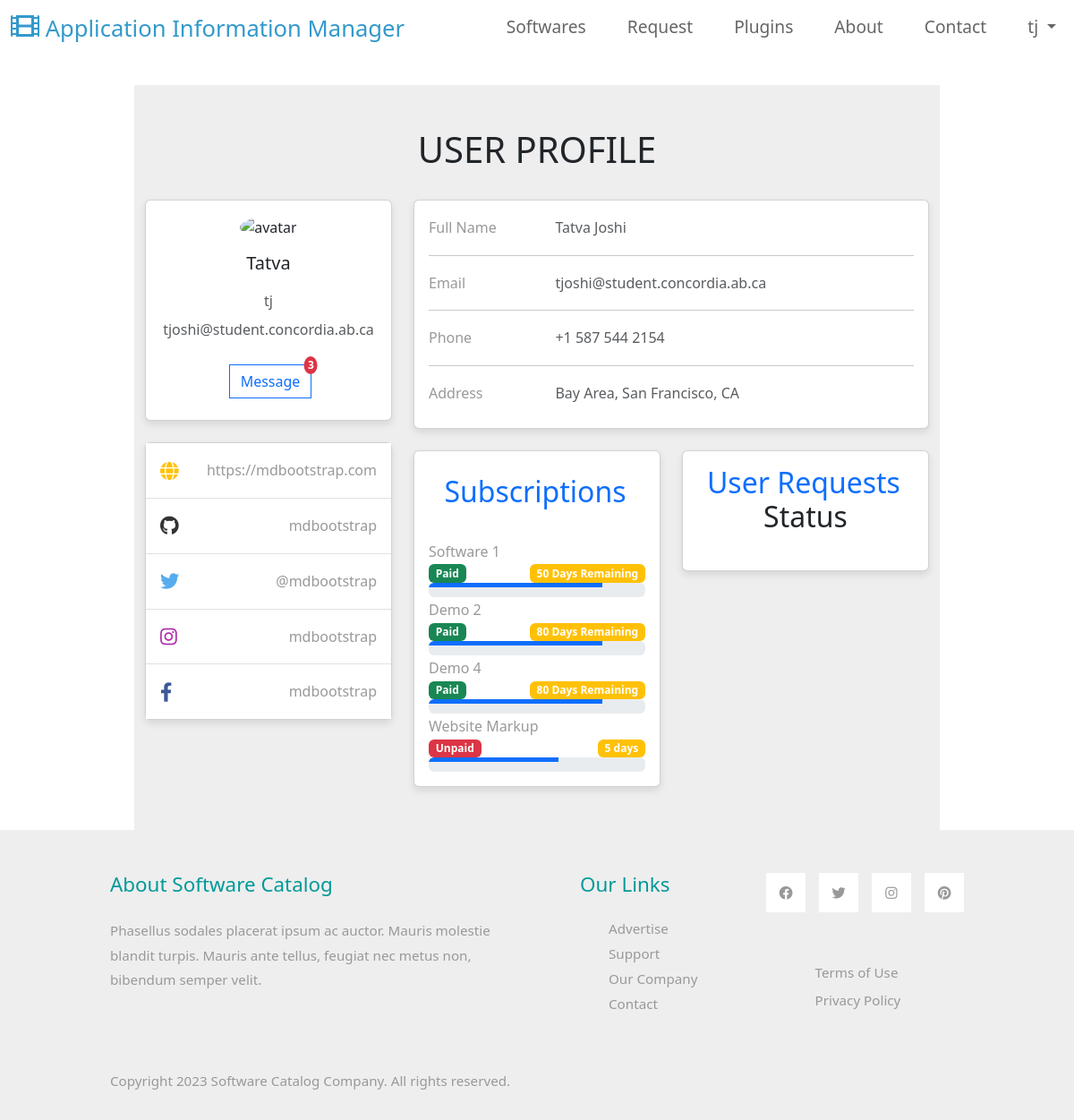
The page /catalog/profile/ (signed in) on the database as committed earlier.
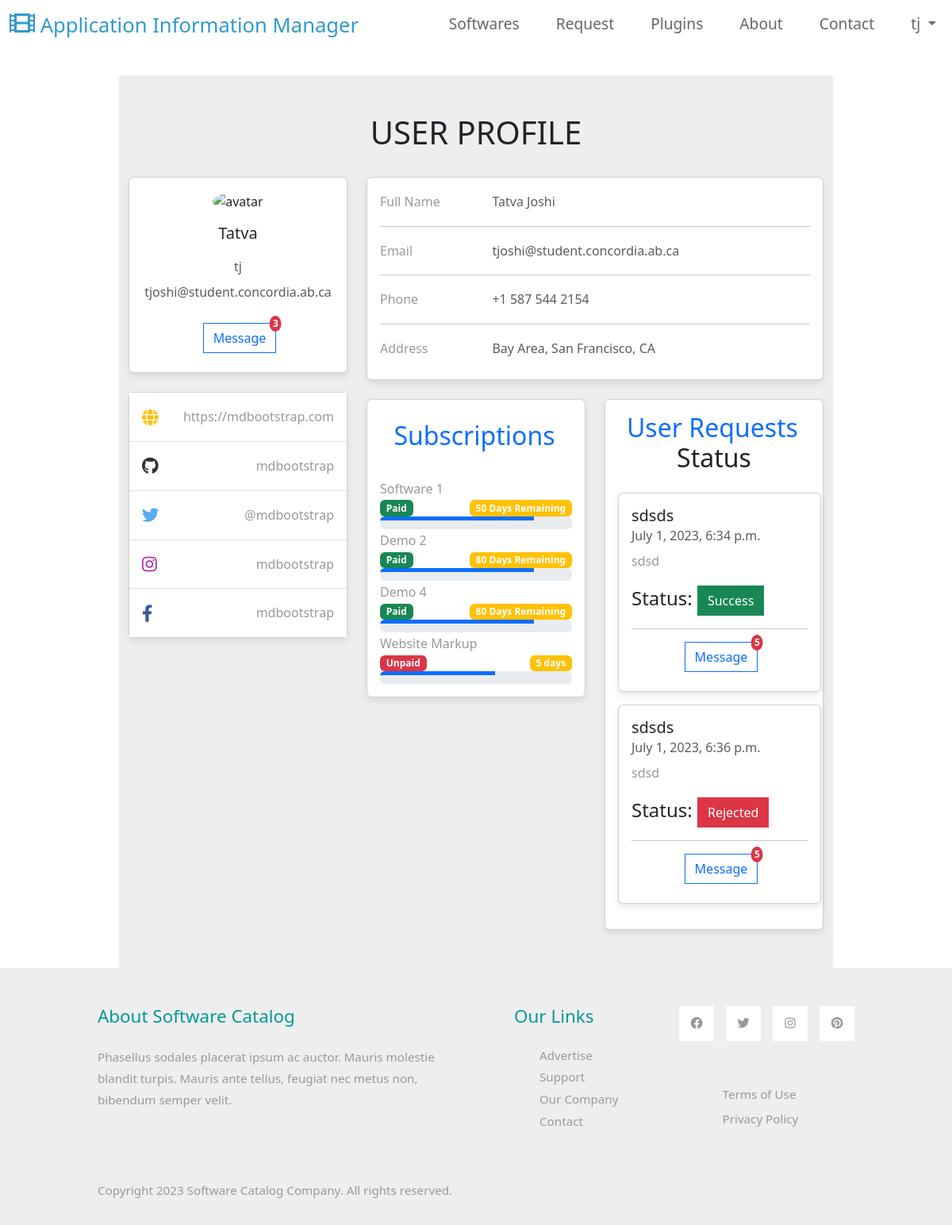
The same page on the database as committed later.
### catalapp/models.py (models this page shows, shortened)
class Payment(models.Model):
    user = models.ForeignKey(User, on_delete=models.CASCADE)
    software = models.ForeignKey(Software, on_delete=models.CASCADE)
    subscription = models.ForeignKey(Subscription, on_delete=models.CASCADE)
    amount = models.PositiveIntegerField()
    payment_date = models.DateTimeField(auto_now_add=True)
    is_successful = models.BooleanField(default=False)
    remaining_days=models.PositiveIntegerField(default=0)

class Software(models.Model):
    name = models.CharField(max_length=255)
    images = models.ImageField(upload_to="software_images/")
    time_created = models.DateTimeField(auto_now_add=True)
    views = models.ManyToManyField(User, related_name="viewed_software", blank=True)
    information = models.TextField()
    features = models.TextField()
    version = models.CharField(max_length=50)
    supported_systems = models.CharField(max_length=255)
    license = models.CharField(max_length=100)
    subscription = models.ManyToManyField(Subscription, default=4)
    tags = models.ManyToManyField("Tag")
    reviews = models.ManyToManyField("Review")
    price = models.PositiveIntegerField(default=100)
    release_date = models.DateField(default='2023-02-02')
    developer = models.CharField(max_length=255,default="")
    download_link = models.URLField(default="")
    is_featured = models.BooleanField(default=False)
    is_popular = models.BooleanField(default=False)
    is_new_release = models.BooleanField(default=False)
    demo_available = models.BooleanField(default=False)
    documentation_link = models.URLField(default="")
    video_link = models.URLField(default="")

class UserRequest(models.Model):
    user = models.ForeignKey(User, on_delete=models.CASCADE)
    software_name = models.CharField(max_length=255)
    description = models.TextField()
    additional_info = models.TextField(blank=True)
    screenshot = models.ImageField(upload_to="user_request_screenshots/", blank=True)
    created_at = models.DateTimeField(auto_now_add=True)
    is_approved = models.BooleanField(default=False)
    is_under_review = models.BooleanField(default=True)
    is_rejected=models.BooleanField(default=False)
    technologies = models.ManyToManyField("Technology")
    industry_specific = models.ManyToManyField("Industry")
    techstacks = models.ManyToManyField("TechStackList")
    desired_features = models.TextField(blank=True)

### catalapp/views.py (the view)
# urls.py: path("profile/", views.profile_view, name="profile"),#??
@login_required
def profile_view(request):
    user = request.user
    payments = Payment.objects.filter(user=user).prefetch_related(
        Prefetch('software', queryset=Software.objects.all()),
        Prefetch('subscription', queryset=Subscription.objects.all())
    )
    purchased_date = payments[0].payment_date
    for payment in payments:
        purchased_date = payment.payment_date
        subscription = payment.subscription
        free_subscription_duration_str = subscription.duration[:2]
        if free_subscription_duration_str.isdigit():
            free_subscription_duration = int(free_subscription_duration_str)
            remaining_days = free_subscription_duration - (datetime.now(timezone.utc) - purchased_date).days
            payment.remaining_days=remaining_days
            payment.save()
        else:
            remaining_days = None  # Invalid subscri
    user_requests = UserRequest.objects.all()
    return render(request, "profile.html", {"user": user,'payments': payments,'user_requests': user_requests})

### catalapp/templates/profile.html (shortened to what the changed rows need)
{% extends 'base.html' %}
{% block content %}
<section>
    <div class="container py-5">
        <div class="row">
            <div class="col">
                <center>
                    <h1>USER PROFILE</h1>
                </center>
            </div>
        </div>
        <br>
        <div class="row">
            <div class="col-lg-8">
                <div class="row">
                    <div class="col-md-6">
                        <div class="card mb-4 mb-md-0">
                            <div class="card-body project-status">
                                <center>
                                    <h2>
                                        <p class="mb-4"><span class="text-primary font-italic me-1">Subscriptions</span>
                                        </p>
                                    </h2>
                                </center>
                                {% for payment in payments %}
                                <div class="subscription-item">
                                    <p class="subscription-name">{{ payment.software.name}}</p>
                                    <div class="d-flex justify-content-between align-items-center">
                                        {% if payment.is_successful %}
                                        <span class="subscription-status badge bg-success">Paid</span>
                                        <span class="subscription-remaining badge bg-warning">{{payment.remaining_days}}
                                            Days Remaining</span>
                                        {% endif %}
                                    </div>
                                    <div class="progress rounded">
                                        <div class="progress-bar" role="progressbar" style="width: 80%"
                                            aria-valuenow="80" aria-valuemin="0" aria-valuemax="100"></div>
                                    </div>
                                </div>
                                {% endfor %}
                            </div>
                        </div>
                    </div>
                    <div class="col-md-6">
                        <div class="card mb-4 mb-md-0">
                            <div class="card-body">
                                <center>
                                    <h2 class="mb-4"><span class="text-primary font-italic me-1">User Requests</span>
                                        Status
                                    </h2>
                                </center>
                                {% for user_request in user_requests %}
                                <div class="card" style="width: 16rem;">
                                    <div class="card-body">
                                        <h5 class="card-title">{{ user_request.software_name }}</h5>
                                        <h6 class="card-subtitle mb-2 text-muted">{{ user_request.created_at }}</h6>
                                        <p class="card-text">{{ user_request.description }}</p>
                                        {% if user_request.is_approved %}
                                        <h4 class="card-text">Status: <button type="button"
                                                class="btn btn-success">Success</button></h4>
                                        {% elif user_request.is_rejected %}
                                        <h4 class="card-text">Status: <button type="button"
                                                class="btn btn-danger">Rejected</button>
                                        </h4>
                                        {% else %}
                                        <h4 class="card-text">Status: <button type="button"
                                                class="btn btn-outline-success">Pending</button></h4>
                                        {% endif %}
                                        <hr>
                                        <div class="d-flex justify-content-center mb-2">
                                            <button type="button"
                                                class="btn btn-outline-primary ms-1 position-relative">
                                                Message
                                                <span
                                                    class="badge bg-danger position-absolute top-0 start-100 translate-middle p-1 rounded-circle">
                                                    5
                                                </span>
                                            </button>
                                        </div>
                                    </div>
                                </div>
                                {% endfor %}
                            </div>
                        </div>
                    </div>
                </div>
            </div>
        </div>
    </div>
</section>
{% endblock %}

Rows that differ between the two databases and show on the page:
added UserRequest: software_name "sdsds", created_at "July 1, 2023, 6:34 p.m.", description "sdsd", shows "Status:", is_approved "Success"
added UserRequest: software_name "sdsds", created_at "July 1, 2023, 6:36 p.m.", description "sdsd", shows "Status:", is_approved "Rejected"
